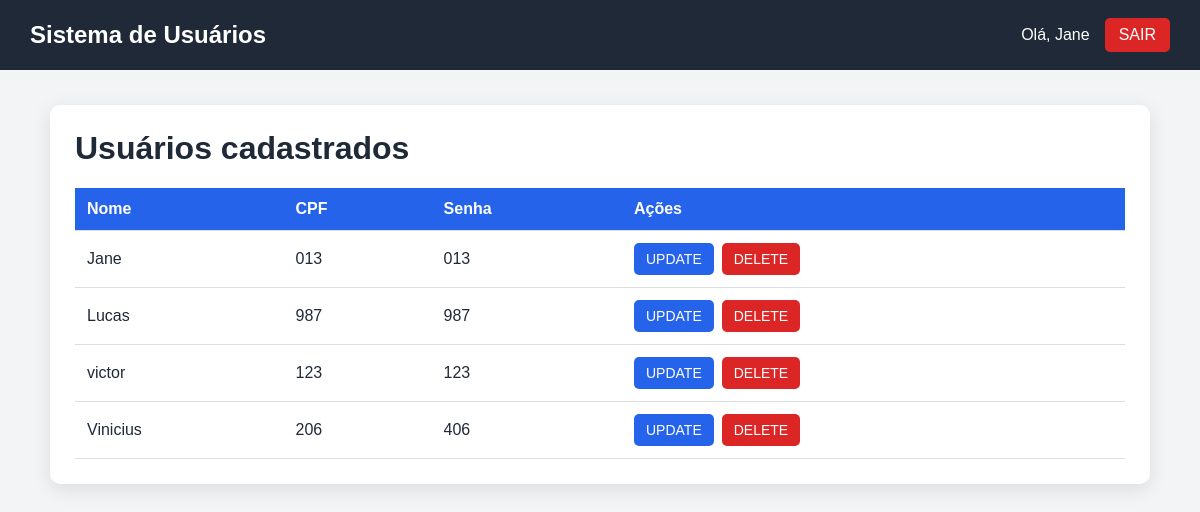
/PHP_repository-php/principal.php (signed in), run on the app's committed database.
### tables this page shows
CREATE TABLE `usuarios` (
  `cpf` varchar(14) NOT NULL,
  `senha` varchar(50) NOT NULL,
  `nome` varchar(50) NOT NULL
);

### PHP_repository-php/principal.php (the view, shortened to what this page needs)
<?php
include("conexao.php");
$sql = "SELECT nome, cpf, senha FROM usuarios ORDER BY nome";
$result = $conn->query($sql);
?>
<!DOCTYPE html>
<html lang="pt-br">
<head>
</head>
<body>
<header>
    <h2>Sistema de Usuários</h2>
    <div>
        <span>Olá, <?= htmlspecialchars($_SESSION['nome']) ?></span>
        <a href="sair.php">SAIR</a>
    </div>
</header>
<main>
    <h1>Usuários cadastrados</h1>
    <div class="tabela">
        <table>
            <thead>
                <tr>
                    <th>Nome</th>
                    <th>CPF</th>
                    <th>Senha</th>
                    <th>Ações</th>
                </tr>
            </thead>
            <tbody>
                <?php if ($result->num_rows > 0): ?>
                    <?php while ($usuario = $result->fetch_assoc()): ?>
                        <tr>
                            <td><?= htmlspecialchars($usuario['nome']) ?></td>
                            <td><?= htmlspecialchars($usuario['cpf']) ?></td>
                            <td><?= htmlspecialchars($usuario['senha']) ?></td>
                            <td>
                                <div class="acoes">
                                    <a class="btn update" href="atualizarUsuario.php?cpf=<?= urlencode($usuario['cpf']) ?>">UPDATE</a>
                                    <form method="post" action="apagarUsuario.php" onsubmit="return confirm('Deseja realmente excluir este usuário?');">
                                        <button class="btn delete" type="submit">DELETE</button>
                                    </form>
                                </div>
                            </td>
                        </tr>
                    <?php endwhile; ?>
                <?php else: ?>
                    <tr><td class="vazio" colspan="4">Nenhum usuário cadastrado.</td></tr>
                <?php endif; ?>
            </tbody>
        </table>
    </div>
</main>
</body>
</html>

### PHP_repository-php/principal.php (style rules this page uses)
* { box-sizing: border-box; }
body { margin: 0; font-family: Arial, sans-serif; background: #f3f4f6; color: #1f2937; }
header { background: #1f2937; color: white; padding: 18px 30px; display: flex; justify-content: space-between; align-items: center; gap: 20px; }
header h2 { margin: 0; }
header div { display: flex; align-items: center; gap: 15px; }
header a { color: white; text-decoration: none; background: #dc2626; padding: 8px 14px; border-radius: 5px; }
main { width: min(1100px, 94%); margin: 35px auto; background: white; padding: 25px; border-radius: 10px; box-shadow: 0 5px 20px rgba(0,0,0,.1); }
h1 { margin-top: 0; }
.tabela { overflow-x: auto; }
table { width: 100%; border-collapse: collapse; min-width: 650px; }
th, td { padding: 12px; border-bottom: 1px solid #ddd; text-align: left; }
th { background: #2563eb; color: white; }
.acoes { display: flex; gap: 8px; }
.btn { border: 0; border-radius: 5px; padding: 8px 12px; color: white; text-decoration: none; cursor: pointer; font-size: 14px; }
.update { background: #2563eb; }
.delete { background: #dc2626; }

### data on the page
usuarios: nome "Jane", cpf "013", senha "013"
usuarios: nome "Lucas", cpf "987", senha "987"
usuarios: nome "victor", cpf "123", senha "123"
usuarios: nome "Vinicius", cpf "206", senha "406"

### other printed values
$_SESSION['nome'] "Jane"
